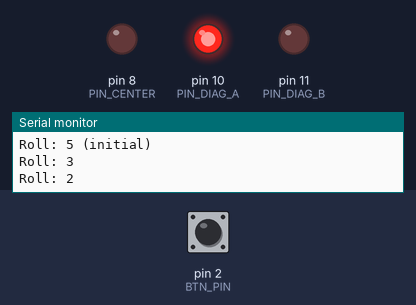
Simulated run of this sketch. Board: Arduino Uno, built with avr-gcc and run on an emulated ATmega328P. Shown: output pins drawn as LEDs (lit = HIGH), the last lines printed to the serial monitor. Inputs (shaded band) come from the test bench; at power-on: pin 2 (BTN_PIN) HIGH. Random numbers use the default seed unless the sketch sets one; pins used as bus, display or sensor lines are not drawn.

Above: at 1.27 s.
1.3 s: pin 2 (BTN_PIN) pulled LOW for 3.2 s
At 2.6 s:
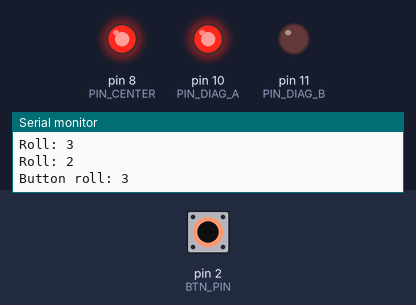
At 5.6 s:
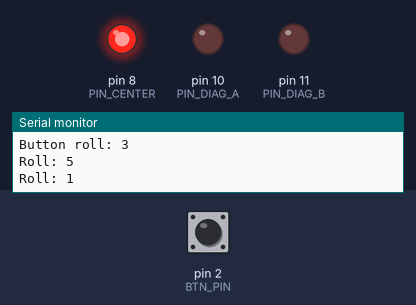
Timing chart, 0 to 13.5 s (numbered marks = the images above; inputs shaded):
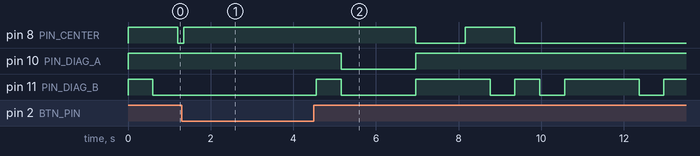

The sketch:

exp-30-nicer-dice.ino
```cpp
// Nicer Dice — a button-triggered 7-LED die face.
// Press the button: the seven LEDs settle on a random face 1..6.
// Mapping uses 4 control pins driving groups of LEDs (see brief).

const int BTN_PIN     = 2;   // button to GND, INPUT_PULLUP
const int PIN_CENTER  = 8;   // single centre LED (face 1,3,5)
const int PIN_MIDROW  = 9;   // two mid-row LEDs (face 6 only)
const int PIN_DIAG_A  = 10;  // two diagonal corners (face 2..6)
const int PIN_DIAG_B  = 11;  // other two corners   (face 4..6)

unsigned long lastRoll = 0;

void clearFace() {
  digitalWrite(PIN_CENTER, LOW);
  digitalWrite(PIN_MIDROW, LOW);
  digitalWrite(PIN_DIAG_A, LOW);
  digitalWrite(PIN_DIAG_B, LOW);
}

void showFace(int face) {
  clearFace();
  // Face 1: centre.       Face 2: diag A.
  // Face 3: centre+diagA. Face 4: diagA+diagB.
  // Face 5: centre+diagA+diagB. Face 6: midrow+diagA+diagB.
  if (face == 1 || face == 3 || face == 5) digitalWrite(PIN_CENTER, HIGH);
  if (face == 6)                            digitalWrite(PIN_MIDROW, HIGH);
  if (face >= 2)                            digitalWrite(PIN_DIAG_A, HIGH);
  if (face >= 4)                            digitalWrite(PIN_DIAG_B, HIGH);
}

void setup() {
  Serial.begin(9600);
  pinMode(BTN_PIN, INPUT_PULLUP);
  pinMode(PIN_CENTER, OUTPUT);
  pinMode(PIN_MIDROW, OUTPUT);
  pinMode(PIN_DIAG_A, OUTPUT);
  pinMode(PIN_DIAG_B, OUTPUT);
  randomSeed(analogRead(A0));
  Serial.println("Dice: ready (press button to roll)");
  // Show an initial face so the captured screenshot has something visible.
  showFace(5);
  Serial.println("Roll: 5 (initial)");
}

void loop() {
  // Auto-roll every 600ms in addition to button input so the captured
  // screenshot and serial.log always show activity.
  unsigned long now = millis();
  if (now - lastRoll > 600) {
    int face = random(1, 7);
    showFace(face);
    Serial.print("Roll: ");
    Serial.println(face);
    lastRoll = now;
  }

  if (digitalRead(BTN_PIN) == LOW) {
    delay(50);
    int face = random(1, 7);
    showFace(face);
    Serial.print("Button roll: ");
    Serial.println(face);
    lastRoll = now;
    while (digitalRead(BTN_PIN) == LOW) delay(10);
    delay(50);
  }
}
```
